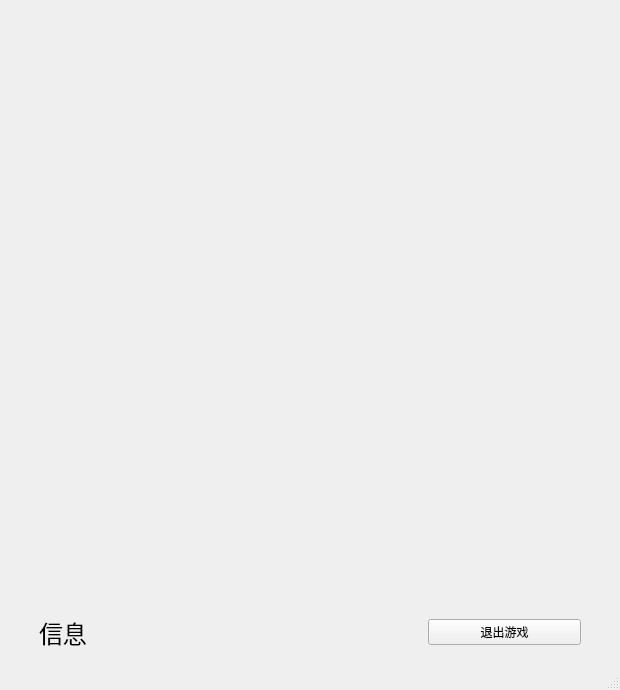
<?xml version="1.0" encoding="UTF-8"?>
<ui version="4.0">
 <class>Chess</class>
 <widget class="QMainWindow" name="Chess">
  <property name="geometry">
   <rect>
    <x>0</x>
    <y>0</y>
    <width>620</width>
    <height>690</height>
   </rect>
  </property>
  <property name="minimumSize">
   <size>
    <width>620</width>
    <height>690</height>
   </size>
  </property>
  <property name="windowTitle">
   <string>JohnChess</string>
  </property>
  <widget class="QWidget" name="centralwidget">
   <layout class="QVBoxLayout" name="verticalLayout_2">
    <property name="bottomMargin">
     <number>18</number>
    </property>
    <item>
     <widget class="GameBoard" name="gameboard" native="true">
      <property name="minimumSize">
       <size>
        <width>590</width>
        <height>590</height>
       </size>
      </property>
     </widget>
    </item>
    <item>
     <layout class="QHBoxLayout" name="horizontalLayout" stretch="5,2">
      <property name="leftMargin">
       <number>30</number>
      </property>
      <property name="rightMargin">
       <number>30</number>
      </property>
      <item>
       <widget class="QLabel" name="turnLabel">
        <property name="font">
         <font>
          <pointsize>18</pointsize>
         </font>
        </property>
        <property name="layoutDirection">
         <enum>Qt::LeftToRight</enum>
        </property>
        <property name="text">
         <string>信息</string>
        </property>
        <property name="alignment">
         <set>Qt::AlignLeading|Qt::AlignLeft|Qt::AlignVCenter</set>
        </property>
       </widget>
      </item>
      <item>
       <widget class="QPushButton" name="quitButton">
        <property name="enabled">
         <bool>true</bool>
        </property>
        <property name="text">
         <string>退出游戏</string>
        </property>
       </widget>
      </item>
     </layout>
    </item>
   </layout>
  </widget>
  <widget class="QMenuBar" name="menubar">
   <property name="geometry">
    <rect>
     <x>0</x>
     <y>0</y>
     <width>620</width>
     <height>23</height>
    </rect>
   </property>
  </widget>
  <widget class="QStatusBar" name="statusbar"/>
 </widget>
 <customwidgets>
  <customwidget>
   <class>GameBoard</class>
   <extends>QWidget</extends>
   <header location="global">src/gameboard.h</header>
   <container>1</container>
  </customwidget>
 </customwidgets>
 <resources/>
 <connections/>
</ui>
